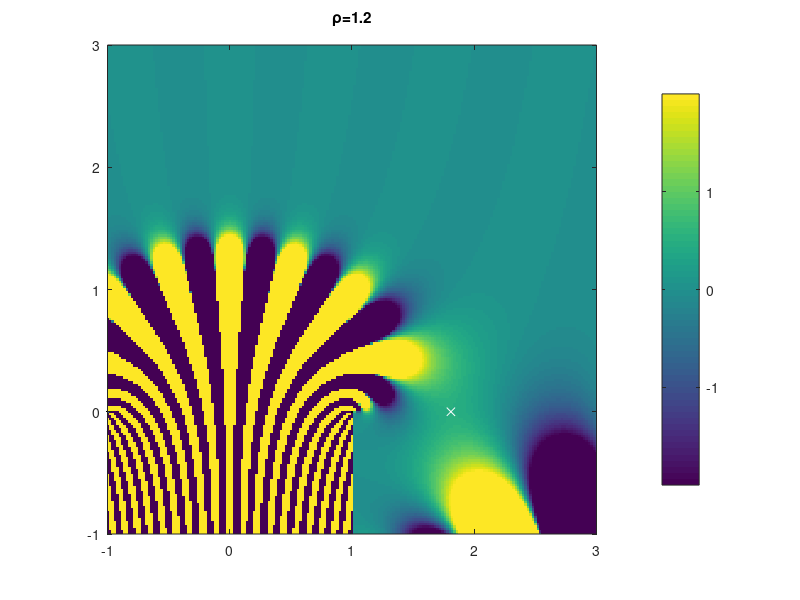
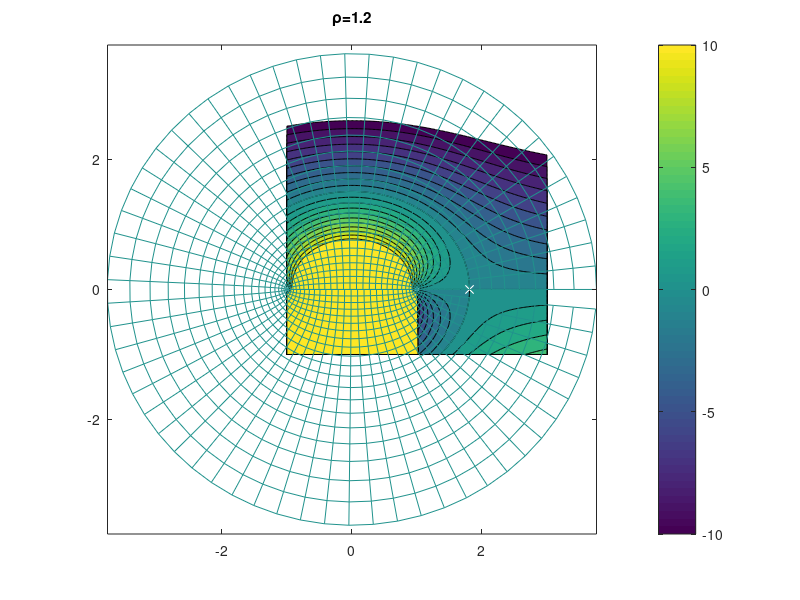

Write the MATLAB code that produced these figures, in order.
% study complex plane for estimating FT of exp sqrt kernel

clear; %close all
be = 30;   % beta param
th = pi/2; %3*pi/4;
sqrtr = @(z) exp(-0.5i*th)*sqrt(exp(1i*th)*z); % sqrt w/ branch cut at angle pi - th.
sqrtrm = @(z) exp(0.5i*th)*sqrt(exp(-1i*th)*z); % sqrt w/ branch cut at angle pi + th.
%f = @(x) exp(be*sqrt(1-x.^2));
f = @(x) exp(be*sqrtr(1-x).*sqrtrm(1+x));  % factor 1-x^2 to move branches
%f = @(x) exp(be*1i*sqrt(x.^2-1));  % ack
%f = @(x) exp(be*1i*sqrt(x-1).*sqrt(x+1));  % confused

figure; % 2d C-plane plot
g=-1:0.02:3;
%g=-5:0.01:10;
[xx yy] = meshgrid(g);
zz = xx+1i*yy;

for rho=1.2; %1:0.01:1.5   % -------- rho = scaled freq,  loop for anim
  k = rho*be;          % freq to compute FT at
  F = @(z) f(z).*exp(1i*k*z);    % new definition (sign)
  Fz = F(zz);
  hold off; imagesc(g,g,real(Fz)); axis xy equal tight; colorbar;
  z0 = 1i*rho/sqrt(1-rho^2); % saddle pt
  siz = abs(F(z0)); if ~isfinite(siz), siz=1e2; end
  caxis(siz*2*[-1 1]);
  hold on; plot([-1 1],[0 0],'k.'); plot(real(z0),imag(z0),'wx');
  axis([min(g) max(g) min(g) max(g)]);
  title(sprintf('\\rho=%g\n',rho));
  drawnow;
end           % ----------

% contours of real part of upstairs in exp(-beta.p(x))...  (beta is asymp)
figure; contourf(g,g,real(log(Fz)),(-10:10)+log(siz));
axis equal xy tight; colorbar;
hold on; plot([-1 1],[0 0],'w.','markersize',10); plot(real(z0),imag(z0),'wx');
title(sprintf('\\rho=%g\n',rho));

% add elliptic coords:
[uu vv] = meshgrid(0:0.1:2,0:0.1:2*pi); zze = cosh(uu+1i*vv);
h=mesh(real(zze),imag(zze),0*zze);
set(h,'alphadata',0*zze,'alphadatamapping','direct','facealpha','flat');

if 0 % attempt at contour for rho<1: (crap)
t0=rho/sqrt(1-rho^2);
a=(1-t0^2)/2; R = (1+t0^2)/2; n = 1e3; t = (0.5:n-0.5)/n*2*pi; % contour
z2 = a+R*exp(1i*t);
z = 1i*sqrt(-z2);   % branch cut at angle 0
plot(real(z),imag(z),'-'); hold on; zends=[z(1) z(end)];
plot(real(zends),imag(zends),'.','markersize',10); axis equal
end

if 0 % 1d real axis
X = 4; x=-X:0.003:X;
figure; subplot(2,1,1); plot(x,[real(F(x));imag(F(x))],'-');
ylabel('F(x)= f(x)e^{ikx}'); axis([-X X -5 5]);
subplot(2,1,2); semilogy(x,abs(F(x)),'-'); ylabel('|f(x)|');
end


if 0
figure; subplot(1,3,1); imagesc(g,g,log10(abs(Fz))); colorbar;
axis xy tight equal;
hold on; plot(1i*rho/sqrt(1-rho^2),'w.');
%caxis([-1 5]);
subplot(1,3,2); contourf(g,g,real(Fz)); colorbar; axis xy tight equal;
subplot(1,3,3); contourf(g,g,imag(Fz)); colorbar; axis xy tight equal;
end
